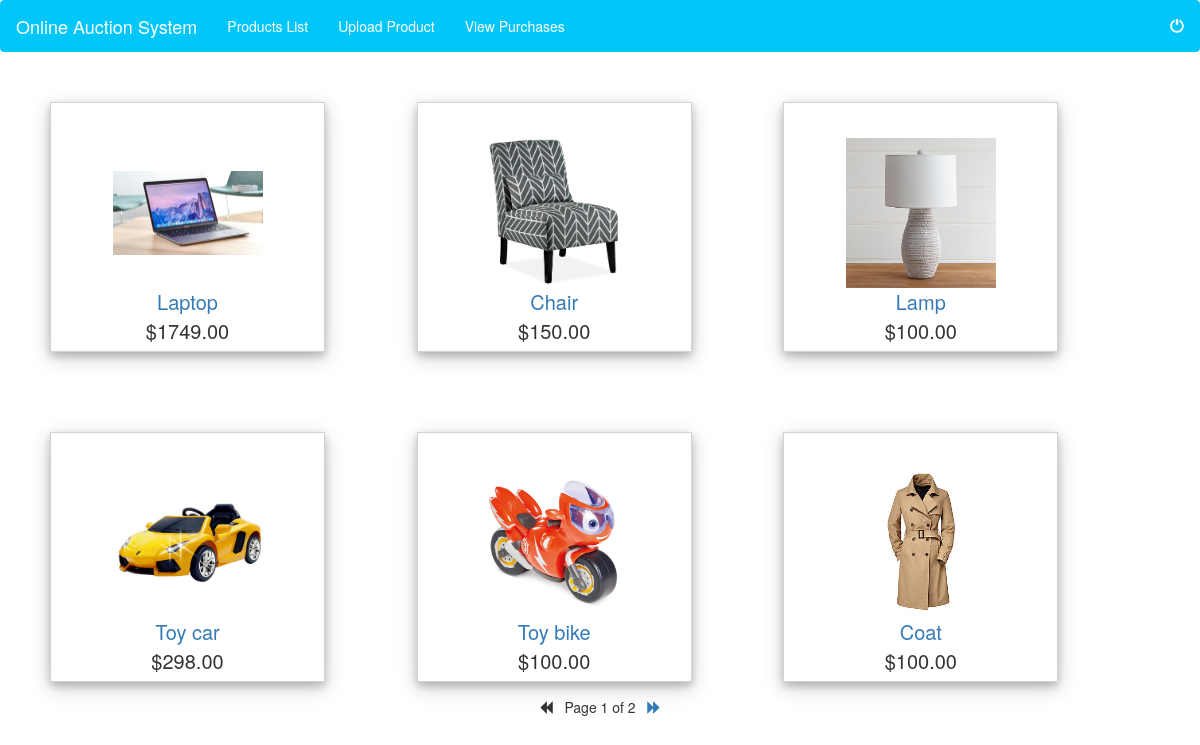
The app's page /home/productslist/ (signed in) with its own data.
### products/models.py (models this page shows)
class Product(models.Model):
	productid = models.AutoField(primary_key=True, auto_created= True)
	userid = models.IntegerField(blank = True, null =True)
	winnerid = models.IntegerField(blank = True, null =True)
	productname = models.CharField(max_length=100)
	category = models.CharField(max_length=100)
	description = models.TextField()
	price = models.DecimalField(decimal_places=2,max_digits=7)
	quantity = models.IntegerField()
	image = models.ImageField(blank = True, null =True, upload_to='static/images/')
	endtime = models.DateTimeField(blank = True, null =True)
	highestbid = models.DecimalField(decimal_places=2,max_digits=7, null=True)

### pages/views.py (the view)
# urls.py: path('home/productslist/', products_list_view, name='products-list-view'),
def products_list_view(request, *args, **kwargs):
	context={
		"username" : request.session['username']
	}
	all_products = Product.objects.all()
	print('pg no ',request.GET.get('page'))
	if request.GET.get('page') == None:
		page_number = 1
	else:
		page_number = request.GET.get('page')
	if request.GET.get('productid') != None:
		product_id = request.GET.get('productid')
		print('productid',product_id)
		return HttpResponseRedirect(reverse('product-view',kwargs={"productid": product_id}))
	paginator = Paginator(all_products, 6) # 8 items per page
	products = paginator.page(page_number)
	return render(request, 'viewlistings.html', {'products': products,'context': context})

### templates/viewlistings.html (shortened to what this page needs)
{% extends 'home.html' %}
{% block content %}
	<div class="row" align="center" style="margin-top: 50px; margin-left: 50px; margin-right: 50px;">
		{% for instance in products %}
			<div class="col-md-3 loginCss" style="height: 250px;">
				<div class="col-md-12"><img src="/{{instance.image}}" style="width: 150px;height: 150px;object-fit: contain;" ></div>
				<div class="col-md-12" style="font-size: 20px;">
					<a href="?productid={{instance.productid}}">{{instance.productname}}</a><br/>
					${{instance.price}}<br/>
				</div>
			</div>
			<div class="col-md-1"></div>
	        {% if forloop.counter|divisibleby:3 and not forloop.last %}
	        </div><div class="row" align="center" style="margin-top: 80px; margin-left: 50px; margin-right: 50px;">
	        {% endif %}
		{% endfor %}
	</div>
	<div align="center" style="margin-top: 15px;">
    	{% if products.has_previous %}
	    	<a href="?page={{products.previous_page_number}}">
	    		<span class="glyphicon glyphicon-backward"></span>
	    	</a>
	    {% else %}
	    	<span class="glyphicon glyphicon-backward"></span>
    	{% endif %}
    	<span>
    	Page {{products.number}} of {{products.paginator.num_pages}}
    	</span>
    	{% if products.has_next %}
	    	<a href="?page={{products.next_page_number}}">
	    		<span class="glyphicon glyphicon-forward"></span>
	    	</a>
	    {% else %}
	    	<span class="glyphicon glyphicon-forward"></span>
    	{% endif %}
	</div>
{% endblock %}

### static/css/main.css (style rules this page uses)
html { height:100%; }
.loginCss { border:1px solid lightgray; padding:35px; background-color: white; text-align: center; box-shadow: 0 4px 8px 0 rgba(0, 0, 0, 0.2), 0 6px 20px 0 rgba(0, 0, 0, 0.19); }

### records on screen
Product: image (picture), productname "Laptop", price "1749.00"
Product: image (picture), productname "Chair", price "150.00"
Product: image (picture), productname "Lamp", price "100.00"
Product: image (picture), productname "Toy car", price "298.00"
Product: image (picture), productname "Toy bike", price "100.00"
Product: image (picture), productname "Coat", price "100.00"

### other values on screen
{{ products.number }} "1"
{{ products.paginator.num_pages }} "2"
